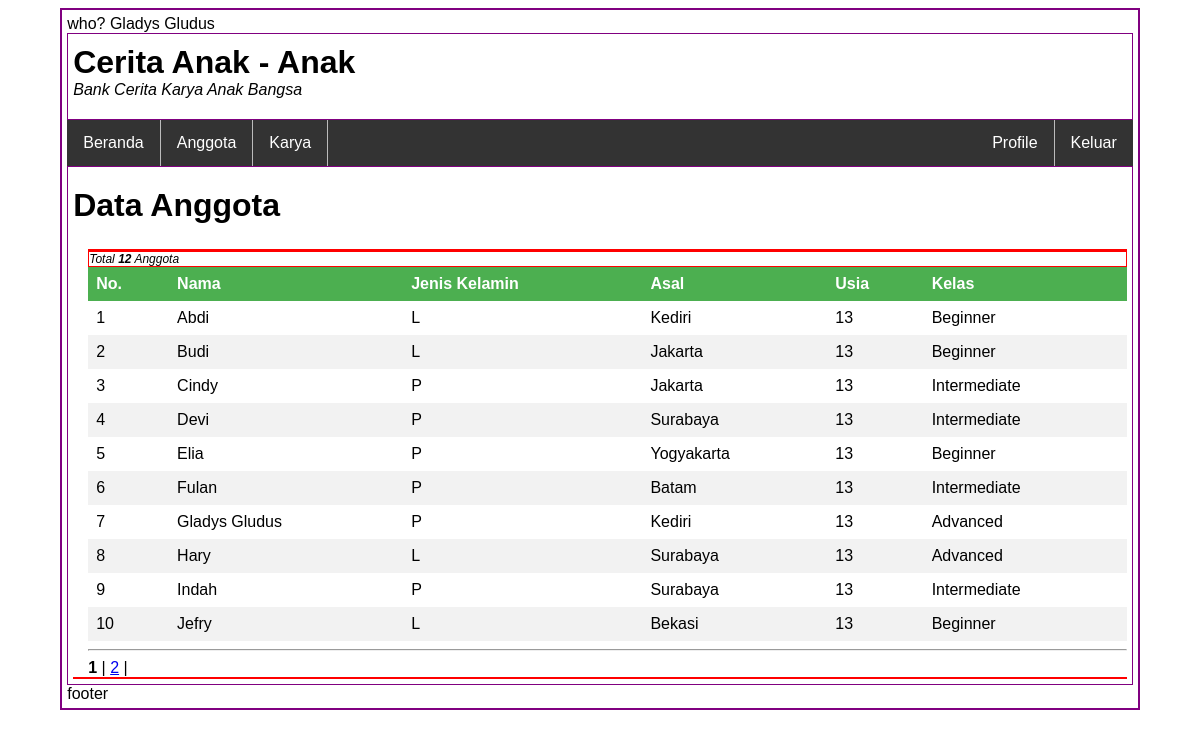
Screenshot of /index.php?halaman=anggota (signed in) with the database file from the repository.
### tables this page shows
CREATE TABLE `tb_anggota` (
  `idAnggota` smallint(3) NOT NULL,
  `Nama` char(100) NOT NULL,
  `JenisKelamin` enum('L','P') NOT NULL,
  `Asal` char(50) NOT NULL,
  `Usia` tinyint(2) NOT NULL,
  `idKelas` tinyint(2) DEFAULT NULL
);

CREATE TABLE `tb_kelas` (
  `idKelas` tinyint(2) NOT NULL,
  `Level` tinyint(1) NOT NULL,
  `Kelas` char(50) NOT NULL
);

### halaman/anggota.php (the view, shortened to what this page needs)
<div class="pembuka">
	<h1>Data Anggota</h1>
</div>
<?php
	$kumpulan_data = $data->pagination_part_1_2(10, @$_GET['hal']);
	$semua_data = $data->tampilkan_anggota();
?>
<div class="isi">
	<div class="atas-tabel-profil">
	</div>
	<div class="atas-tabel-info">
		<p><em>Total <strong><?php echo $semua_data->num_rows; ?></strong> Anggota</em></p>
	</div>
	<table>
		<thead>
			<th>No.</th>
			<th>Nama</th>
			<th>Jenis Kelamin</th>
			<th>Asal</th>
			<th>Usia</th>
			<th>Kelas</th>
		</thead>
		<tbody>
			<?php
				$nomor = 1;
				while($per_baris = $kumpulan_data->fetch_object()) {
			?>
			<tr>
				<td><?php echo $nomor++; ?></td>
				<td><?php echo $per_baris->Nama; ?></td>
				<td><?php echo $per_baris->JenisKelamin; ?></td>
				<td><?php echo $per_baris->Asal; ?></td>
				<td><?php echo $per_baris->Usia; ?></td>
				<td><?php echo $per_baris->Kelas; ?></td>
			</tr>
			<?php } ?>
		</tbody>
	</table>
	<hr>
</div>
<div class="penutup"></div>

### stylesheet.css (style rules this page uses)
* { font-family: Arial, Verdana, Sans-serif; }
main div.pembuka h1 { margin: 20px 0 25px 0; }
body main div.isi { padding: 0 0 0 15px; }
div.isi div.atas-tabel-profil { border: 1px solid red; }
div.isi div.atas-tabel-info { border: 1px solid red; }
div.isi div.atas-tabel-info p { margin: 0; font-size: 12px; }
main div.isi > table { border-collapse: collapse; width: 100%; }
div.isi > table th { background-color: #4CAF50; color: white; }
div.isi > table tr:nth-child(even) { background-color: #f2f2f2; }
div.isi th, div.isi td { text-align: left; padding: 8px; }
body main div.penutup { border: 1px solid red; padding: 0 0 0 15px; margin: 0 0 5px 0; }

### rows the page displays
tb_anggota: Nama "Abdi", JenisKelamin "L", Asal "Kediri", Usia "13", idKelas.Kelas "Beginner"
tb_anggota: Nama "Budi", JenisKelamin "L", Asal "Jakarta", Usia "13", idKelas.Kelas "Beginner"
tb_anggota: Nama "Cindy", JenisKelamin "P", Asal "Jakarta", Usia "13", idKelas.Kelas "Intermediate"
tb_anggota: Nama "Devi", JenisKelamin "P", Asal "Surabaya", Usia "13", idKelas.Kelas "Intermediate"
tb_anggota: Nama "Elia", JenisKelamin "P", Asal "Yogyakarta", Usia "13", idKelas.Kelas "Beginner"
tb_anggota: Nama "Fulan", JenisKelamin "P", Asal "Batam", Usia "13", idKelas.Kelas "Intermediate"
tb_anggota: Nama "Gladys Gludus", JenisKelamin "P", Asal "Kediri", Usia "13", idKelas.Kelas "Advanced"
tb_anggota: Nama "Hary", JenisKelamin "L", Asal "Surabaya", Usia "13", idKelas.Kelas "Advanced"
tb_anggota: Nama "Indah", JenisKelamin "P", Asal "Surabaya", Usia "13", idKelas.Kelas "Intermediate"
tb_anggota: Nama "Jefry", JenisKelamin "L", Asal "Bekasi", Usia "13", idKelas.Kelas "Beginner"

### other values shown
$_SESSION['siapa'] "Gladys Gludus"
$semua_data->num_rows "12"
